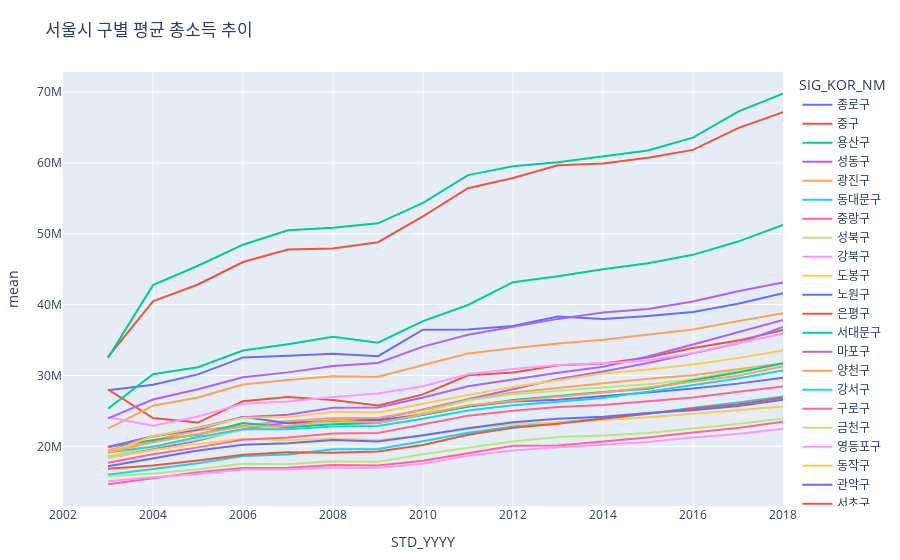

The notebook cell this image was saved under:
### Code cell
fig = px.line(ds[ds['var']=='inc_tot'], x='STD_YYYY', y='mean', color='SIG_KOR_NM')
fig.update_layout(
    margin={"r":16,"t":72,"l":16,"b":16},
    title='서울시 구별 평균 총소득 추이',)
fig.show()

### Figure 1 — Plotly figure (JSON) as saved in the notebook; plotly's stock layout.template omitted (floating-point values rounded to 4 significant figures)
{"data": [{"hovertemplate": "SIG_KOR_NM=종로구<br>STD_YYYY=%{x}<br>mean=%{y}<extra></extra>", "legendgroup": "종로구", "line": {"color": "#636efa", "dash": "solid"}, "mode": "lines", "name": "종로구", "orientation": "v", "showlegend": true, "type": "scatter", "x": [2002, 2003, 2004, 2005, 2006, 2007, 2008, 2009, 2010, 2011, 2012, 2013, 2014, 2015, 2016, 2017, 2018], "xaxis": "x", "y": [null, 27920000.0, 28680000.0, 30150000.0, 32550000.0, 32790000.0, 33080000.0, 32720000.0, 36460000.0, 36500000.0, 36970000.0, 38310000.0, 37960000.0, 38410000.0, 38960000.0, 40130000.0, 41610000.0], "yaxis": "y"}, {"hovertemplate": "SIG_KOR_NM=중구<br>STD_YYYY=%{x}<br>mean=%{y}<extra></extra>", "legendgroup": "중구", "line": {"color": "#EF553B", "dash": "solid"}, "mode": "lines", "name": "중구", "orientation": "v", "showlegend": true, "type": "scatter", "x": [2002, 2003, 2004, 2005, 2006, 2007, 2008, 2009, 2010, 2011, 2012, 2013, 2014, 2015, 2016, 2017, 2018], "xaxis": "x", "y": [null, 28040000.0, 23990000.0, 23360000.0, 26360000.0, 26950000.0, 26550000.0, 25750000.0, 27330000.0, 30020000.0, 30420000.0, 31450000.0, 31670000.0, 32530000.0, 33870000.0, 34920000.0, 36410000.0], "yaxis": "y"}, {"hovertemplate": "SIG_KOR_NM=용산구<br>STD_YYYY=%{x}<br>mean=%{y}<extra></extra>", "legendgroup": "용산구", "line": {"color": "#00cc96", "dash": "solid"}, "mode": "lines", "name": "용산구", "orientation": "v", "showlegend": true, "type": "scatter", "x": [2002, 2003, 2004, 2005, 2006, 2007, 2008, 2009, 2010, 2011, 2012, 2013, 2014, 2015, 2016, 2017, 2018], "xaxis": "x", "y": [null, 25310000.0, 30180000.0, 31170000.0, 33520000.0, 34420000.0, 35470000.0, 34630000.0, 37670000.0, 39950000.0, 43170000.0, 43990000.0, 45010000.0, 45850000.0, 47020000.0, 48900000.0, 51250000.0], "yaxis": "y"}, {"hovertemplate": "SIG_KOR_NM=성동구<br>STD_YYYY=%{x}<br>mean=%{y}<extra></extra>", "legendgroup": "성동구", "line": {"color": "#ab63fa", "dash": "solid"}, "mode": "lines", "name": "성동구", "orientation": "v", "showlegend": true, "type": "scatter", "x": [2002, 2003, 2004, 2005, 2006, 2007, 2008, 2009, 2010, 2011, 2012, 2013, 2014, 2015, 2016, 2017, 2018], "xaxis": "x", "y": [null, 18340000.0, 19600000.0, 20830000.0, 22410000.0, 23370000.0, 23480000.0, 23810000.0, 25200000.0, 26640000.0, 28120000.0, 29490000.0, 30570000.0, 31760000.0, 33120000.0, 34530000.0, 36860000.0], "yaxis": "y"}, {"hovertemplate": "SIG_KOR_NM=광진구<br>STD_YYYY=%{x}<br>mean=%{y}<extra></extra>", "legendgroup": "광진구", "line": {"color": "#FFA15A", "dash": "solid"}, "mode": "lines", "name": "광진구", "orientation": "v", "showlegend": true, "type": "scatter", "x": [2002, 2003, 2004, 2005, 2006, 2007, 2008, 2009, 2010, 2011, 2012, 2013, 2014, 2015, 2016, 2017, 2018], "xaxis": "x", "y": [null, 19450000.0, 20810000.0, 22250000.0, 22940000.0, 23580000.0, 23980000.0, 23990000.0, 25110000.0, 26540000.0, 27610000.0, 28270000.0, 28940000.0, 29520000.0, 30020000.0, 30920000.0, 31730000.0], "yaxis": "y"}, {"hovertemplate": "SIG_KOR_NM=동대문구<br>STD_YYYY=%{x}<br>mean=%{y}<extra></extra>", "legendgroup": "동대문구", "line": {"color": "#19d3f3", "dash": "solid"}, "mode": "lines", "name": "동대문구", "orientation": "v", "showlegend": true, "type": "scatter", "x": [2002, 2003, 2004, 2005, 2006, 2007, 2008, 2009, 2010, 2011, 2012, 2013, 2014, 2015, 2016, 2017, 2018], "xaxis": "x", "y": [null, 15980000.0, 16840000.0, 17600000.0, 18630000.0, 18850000.0, 19570000.0, 19630000.0, 20730000.0, 21910000.0, 22780000.0, 23320000.0, 23910000.0, 24610000.0, 25460000.0, 26200000.0, 27040000.0], "yaxis": "y"}, {"hovertemplate": "SIG_KOR_NM=중랑구<br>STD_YYYY=%{x}<br>mean=%{y}<extra></extra>", "legendgroup": "중랑구", "line": {"color": "#FF6692", "dash": "solid"}, "mode": "lines", "name": "중랑구", "orientation": "v", "showlegend": true, "type": "scatter", "x": [2002, 2003, 2004, 2005, 2006, 2007, 2008, 2009, 2010, 2011, 2012, 2013, 2014, 2015, 2016, 2017, 2018], "xaxis": "x", "y": [null, 14640000.0, 15500000.0, 16330000.0, 16950000.0, 16970000.0, 17340000.0, 17290000.0, 17970000.0, 19030000.0, 20070000.0, 20120000.0, 20680000.0, 21250000.0, 21940000.0, 22570000.0, 23460000.0], "yaxis": "y"}, {"hovertemplate": "SIG_KOR_NM=성북구<br>STD_YYYY=%{x}<br>mean=%{y}<extra></extra>", "legendgroup": "성북구", "line": {"color": "#B6E880", "dash": "solid"}, "mode": "lines", "name": "성북구", "orientation": "v", "showlegend": true, "type": "scatter", "x": [2002, 2003, 2004, 2005, 2006, 2007, 2008, 2009, 2010, 2011, 2012, 2013, 2014, 2015, 2016, 2017, 2018], "xaxis": "x", "y": [null, 18620000.0, 19910000.0, 20990000.0, 22310000.0, 22740000.0, 23460000.0, 23450000.0, 24740000.0, 26470000.0, 27350000.0, 27840000.0, 28270000.0, 28760000.0, 29460000.0, 30650000.0, 31630000.0], "yaxis": "y"}, {"hovertemplate": "SIG_KOR_NM=강북구<br>STD_YYYY=%{x}<br>mean=%{y}<extra></extra>", "legendgroup": "강북구", "line": {"color": "#FF97FF", "dash": "solid"}, "mode": "lines", "name": "강북구", "orientation": "v", "showlegend": true, "type": "scatter", "x": [2002, 2003, 2004, 2005, 2006, 2007, 2008, 2009, 2010, 2011, 2012, 2013, 2014, 2015, 2016, 2017, 2018], "xaxis": "x", "y": [null, 15060000.0, 15630000.0, 16090000.0, 16720000.0, 16710000.0, 17010000.0, 16970000.0, 17530000.0, 18720000.0, 19400000.0, 19870000.0, 20210000.0, 20600000.0, 21250000.0, 21740000.0, 22470000.0], "yaxis": "y"}, {"hovertemplate": "SIG_KOR_NM=도봉구<br>STD_YYYY=%{x}<br>mean=%{y}<extra></extra>", "legendgroup": "도봉구", "line": {"color": "#FECB52", "dash": "solid"}, "mode": "lines", "name": "도봉구", "orientation": "v", "showlegend": true, "type": "scatter", "x": [2002, 2003, 2004, 2005, 2006, 2007, 2008, 2009, 2010, 2011, 2012, 2013, 2014, 2015, 2016, 2017, 2018], "xaxis": "x", "y": [null, 18360000.0, 19490000.0, 20340000.0, 21080000.0, 20870000.0, 21100000.0, 20890000.0, 21480000.0, 22440000.0, 23150000.0, 23350000.0, 23710000.0, 24100000.0, 24600000.0, 25090000.0, 25620000.0], "yaxis": "y"}, {"hovertemplate": "SIG_KOR_NM=노원구<br>STD_YYYY=%{x}<br>mean=%{y}<extra></extra>", "legendgroup": "노원구", "line": {"color": "#636efa", "dash": "solid"}, "mode": "lines", "name": "노원구", "orientation": "v", "showlegend": true, "type": "scatter", "x": [2002, 2003, 2004, 2005, 2006, 2007, 2008, 2009, 2010, 2011, 2012, 2013, 2014, 2015, 2016, 2017, 2018], "xaxis": "x", "y": [null, 19900000.0, 21420000.0, 22380000.0, 24160000.0, 23250000.0, 23650000.0, 23680000.0, 24440000.0, 25620000.0, 26330000.0, 26570000.0, 27070000.0, 27590000.0, 28170000.0, 28850000.0, 29700000.0], "yaxis": "y"}, {"hovertemplate": "SIG_KOR_NM=은평구<br>STD_YYYY=%{x}<br>mean=%{y}<extra></extra>", "legendgroup": "은평구", "line": {"color": "#EF553B", "dash": "solid"}, "mode": "lines", "name": "은평구", "orientation": "v", "showlegend": true, "type": "scatter", "x": [2002, 2003, 2004, 2005, 2006, 2007, 2008, 2009, 2010, 2011, 2012, 2013, 2014, 2015, 2016, 2017, 2018], "xaxis": "x", "y": [null, 16850000.0, 17310000.0, 18000000.0, 18790000.0, 19150000.0, 19090000.0, 19270000.0, 20200000.0, 21640000.0, 22600000.0, 23180000.0, 23910000.0, 24540000.0, 25330000.0, 25930000.0, 26840000.0], "yaxis": "y"}, {"hovertemplate": "SIG_KOR_NM=서대문구<br>STD_YYYY=%{x}<br>mean=%{y}<extra></extra>", "legendgroup": "서대문구", "line": {"color": "#00cc96", "dash": "solid"}, "mode": "lines", "name": "서대문구", "orientation": "v", "showlegend": true, "type": "scatter", "x": [2002, 2003, 2004, 2005, 2006, 2007, 2008, 2009, 2010, 2011, 2012, 2013, 2014, 2015, 2016, 2017, 2018], "xaxis": "x", "y": [null, 19890000.0, 20840000.0, 21620000.0, 23290000.0, 22670000.0, 23120000.0, 23280000.0, 24460000.0, 25610000.0, 26520000.0, 27130000.0, 27650000.0, 28130000.0, 29330000.0, 30410000.0, 31730000.0], "yaxis": "y"}, {"hovertemplate": "SIG_KOR_NM=마포구<br>STD_YYYY=%{x}<br>mean=%{y}<extra></extra>", "legendgroup": "마포구", "line": {"color": "#ab63fa", "dash": "solid"}, "mode": "lines", "name": "마포구", "orientation": "v", "showlegend": true, "type": "scatter", "x": [2002, 2003, 2004, 2005, 2006, 2007, 2008, 2009, 2010, 2011, 2012, 2013, 2014, 2015, 2016, 2017, 2018], "xaxis": "x", "y": [null, 19890000.0, 21370000.0, 22630000.0, 24100000.0, 24460000.0, 25440000.0, 25470000.0, 26900000.0, 28470000.0, 29420000.0, 30390000.0, 31220000.0, 32660000.0, 34360000.0, 36050000.0, 37840000.0], "yaxis": "y"}, {"hovertemplate": "SIG_KOR_NM=양천구<br>STD_YYYY=%{x}<br>mean=%{y}<extra></extra>", "legendgroup": "양천구", "line": {"color": "#FFA15A", "dash": "solid"}, "mode": "lines", "name": "양천구", "orientation": "v", "showlegend": true, "type": "scatter", "x": [2002, 2003, 2004, 2005, 2006, 2007, 2008, 2009, 2010, 2011, 2012, 2013, 2014, 2015, 2016, 2017, 2018], "xaxis": "x", "y": [null, 22500000.0, 25730000.0, 26890000.0, 28730000.0, 29370000.0, 29880000.0, 29810000.0, 31410000.0, 33090000.0, 33830000.0, 34510000.0, 35040000.0, 35710000.0, 36480000.0, 37670000.0, 38800000.0], "yaxis": "y"}, {"hovertemplate": "SIG_KOR_NM=강서구<br>STD_YYYY=%{x}<br>mean=%{y}<extra></extra>", "legendgroup": "강서구", "line": {"color": "#19d3f3", "dash": "solid"}, "mode": "lines", "name": "강서구", "orientation": "v", "showlegend": true, "type": "scatter", "x": [2002, 2003, 2004, 2005, 2006, 2007, 2008, 2009, 2010, 2011, 2012, 2013, 2014, 2015, 2016, 2017, 2018], "xaxis": "x", "y": [null, 19140000.0, 19960000.0, 21320000.0, 22390000.0, 22390000.0, 22810000.0, 22860000.0, 23880000.0, 25060000.0, 25780000.0, 26280000.0, 26820000.0, 27720000.0, 28600000.0, 29560000.0, 30710000.0], "yaxis": "y"}, {"hovertemplate": "SIG_KOR_NM=구로구<br>STD_YYYY=%{x}<br>mean=%{y}<extra></extra>", "legendgroup": "구로구", "line": {"color": "#FF6692", "dash": "solid"}, "mode": "lines", "name": "구로구", "orientation": "v", "showlegend": true, "type": "scatter", "x": [2002, 2003, 2004, 2005, 2006, 2007, 2008, 2009, 2010, 2011, 2012, 2013, 2014, 2015, 2016, 2017, 2018], "xaxis": "x", "y": [null, 17680000.0, 18880000.0, 19850000.0, 20940000.0, 21240000.0, 21820000.0, 21880000.0, 23080000.0, 24300000.0, 25010000.0, 25560000.0, 25820000.0, 26310000.0, 26900000.0, 27700000.0, 28440000.0], "yaxis": "y"}, {"hovertemplate": "SIG_KOR_NM=금천구<br>STD_YYYY=%{x}<br>mean=%{y}<extra></extra>", "legendgroup": "금천구", "line": {"color": "#B6E880", "dash": "solid"}, "mode": "lines", "name": "금천구", "orientation": "v", "showlegend": true, "type": "scatter", "x": [2002, 2003, 2004, 2005, 2006, 2007, 2008, 2009, 2010, 2011, 2012, 2013, 2014, 2015, 2016, 2017, 2018], "xaxis": "x", "y": [null, 15760000.0, 16150000.0, 16760000.0, 17530000.0, 17470000.0, 17900000.0, 17820000.0, 18860000.0, 19800000.0, 20680000.0, 21300000.0, 21520000.0, 21870000.0, 22470000.0, 23140000.0, 23920000.0], "yaxis": "y"}, {"hovertemplate": "SIG_KOR_NM=영등포구<br>STD_YYYY=%{x}<br>mean=%{y}<extra></extra>", "legendgroup": "영등포구", "line": {"color": "#FF97FF", "dash": "solid"}, "mode": "lines", "name": "영등포구", "orientation": "v", "showlegend": true, "type": "scatter", "x": [2002, 2003, 2004, 2005, 2006, 2007, 2008, 2009, 2010, 2011, 2012, 2013, 2014, 2015, 2016, 2017, 2018], "xaxis": "x", "y": [null, 24110000.0, 22890000.0, 24220000.0, 26020000.0, 26330000.0, 26960000.0, 27440000.0, 28470000.0, 30170000.0, 30920000.0, 31490000.0, 31730000.0, 32120000.0, 33160000.0, 34560000.0, 35890000.0], "yaxis": "y"}, {"hovertemplate": "SIG_KOR_NM=동작구<br>STD_YYYY=%{x}<br>mean=%{y}<extra></extra>", "legendgroup": "동작구", "line": {"color": "#FECB52", "dash": "solid"}, "mode": "lines", "name": "동작구", "orientation": "v", "showlegend": true, "type": "scatter", "x": [2002, 2003, 2004, 2005, 2006, 2007, 2008, 2009, 2010, 2011, 2012, 2013, 2014, 2015, 2016, 2017, 2018], "xaxis": "x", "y": [null, 19050000.0, 21450000.0, 22570000.0, 24020000.0, 24130000.0, 24890000.0, 24770000.0, 26010000.0, 27250000.0, 28370000.0, 29300000.0, 30270000.0, 30850000.0, 31540000.0, 32450000.0, 33520000.0], "yaxis": "y"}, {"hovertemplate": "SIG_KOR_NM=관악구<br>STD_YYYY=%{x}<br>mean=%{y}<extra></extra>", "legendgroup": "관악구", "line": {"color": "#636efa", "dash": "solid"}, "mode": "lines", "name": "관악구", "orientation": "v", "showlegend": true, "type": "scatter", "x": [2002, 2003, 2004, 2005, 2006, 2007, 2008, 2009, 2010, 2011, 2012, 2013, 2014, 2015, 2016, 2017, 2018], "xaxis": "x", "y": [null, 17200000.0, 18300000.0, 19410000.0, 20220000.0, 20430000.0, 20890000.0, 20690000.0, 21570000.0, 22530000.0, 23380000.0, 23890000.0, 24160000.0, 24690000.0, 25090000.0, 25690000.0, 26590000.0], "yaxis": "y"}, {"hovertemplate": "SIG_KOR_NM=서초구<br>STD_YYYY=%{x}<br>mean=%{y}<extra></extra>", "legendgroup": "서초구", "line": {"color": "#EF553B", "dash": "solid"}, "mode": "lines", "name": "서초구", "orientation": "v", "showlegend": true, "type": "scatter", "x": [2002, 2003, 2004, 2005, 2006, 2007, 2008, 2009, 2010, 2011, 2012, 2013, 2014, 2015, 2016, 2017, 2018], "xaxis": "x", "y": [null, 32610000.0, 40460000.0, 42840000.0, 46010000.0, 47770000.0, 47910000.0, 48810000.0, 52450000.0, 56420000.0, 57870000.0, 59670000.0, 59910000.0, 60740000.0, 61840000.0, 64910000.0, 67160000.0], "yaxis": "y"}, {"hovertemplate": "SIG_KOR_NM=강남구<br>STD_YYYY=%{x}<br>mean=%{y}<extra></extra>", "legendgroup": "강남구", "line": {"color": "#00cc96", "dash": "solid"}, "mode": "lines", "name": "강남구", "orientation": "v", "showlegend": true, "type": "scatter", "x": [2002, 2003, 2004, 2005, 2006, 2007, 2008, 2009, 2010, 2011, 2012, 2013, 2014, 2015, 2016, 2017, 2018], "xaxis": "x", "y": [null, 32480000.0, 42760000.0, 45480000.0, 48460000.0, 50490000.0, 50850000.0, 51470000.0, 54350000.0, 58280000.0, 59540000.0, 60110000.0, 60900000.0, 61770000.0, 63560000.0, 67250000.0, 69770000.0], "yaxis": "y"}, {"hovertemplate": "SIG_KOR_NM=송파구<br>STD_YYYY=%{x}<br>mean=%{y}<extra></extra>", "legendgroup": "송파구", "line": {"color": "#ab63fa", "dash": "solid"}, "mode": "lines", "name": "송파구", "orientation": "v", "showlegend": true, "type": "scatter", "x": [2002, 2003, 2004, 2005, 2006, 2007, 2008, 2009, 2010, 2011, 2012, 2013, 2014, 2015, 2016, 2017, 2018], "xaxis": "x", "y": [null, 23950000.0, 26610000.0, 28060000.0, 29760000.0, 30430000.0, 31350000.0, 31750000.0, 34070000.0, 35750000.0, 36890000.0, 37990000.0, 38890000.0, 39390000.0, 40450000.0, 41890000.0, 43130000.0], "yaxis": "y"}, {"hovertemplate": "SIG_KOR_NM=강동구<br>STD_YYYY=%{x}<br>mean=%{y}<extra></extra>", "legendgroup": "강동구", "line": {"color": "#FFA15A", "dash": "solid"}, "mode": "lines", "name": "강동구", "orientation": "v", "showlegend": true, "type": "scatter", "x": [2002, 2003, 2004, 2005, 2006, 2007, 2008, 2009, 2010, 2011, 2012, 2013, 2014, 2015, 2016, 2017, 2018], "xaxis": "x", "y": [null, 19100000.0, 20560000.0, 21730000.0, 22810000.0, 22850000.0, 23720000.0, 23310000.0, 24490000.0, 25750000.0, 26380000.0, 26960000.0, 27600000.0, 28290000.0, 29160000.0, 29950000.0, 31310000.0], "yaxis": "y"}], "layout": {"autosize": true, "legend": {"title": {"text": "SIG_KOR_NM"}, "tracegroupgap": 0}, "margin": {"b": 16, "l": 16, "r": 16, "t": 72}, "title": {"text": "서울시 구별 평균 총소득 추이"}, "xaxis": {"anchor": "y", "autorange": true, "domain": [0, 1], "range": [2002, 2018], "title": {"text": "STD_YYYY"}, "type": "linear"}, "yaxis": {"anchor": "x", "autorange": true, "domain": [0, 1], "range": [11570000.0, 72840000.0], "title": {"text": "mean"}, "type": "linear"}}}
